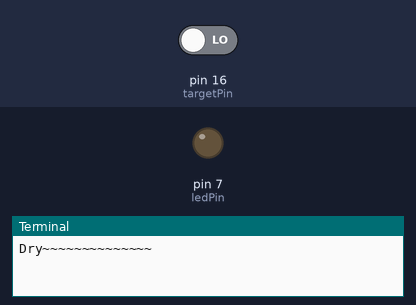
A program run on a simulated Raspberry Pi (header pin numbers). Parts: output pins drawn as LEDs (lit = HIGH), the last lines printed to the terminal. The test bench sets the inputs (shaded band); at power-on: pin 16 (targetPin) LOW.

Above: at 1.2 s.
1.3 s: pin 16 (targetPin) driven HIGH
At 6.4 s:
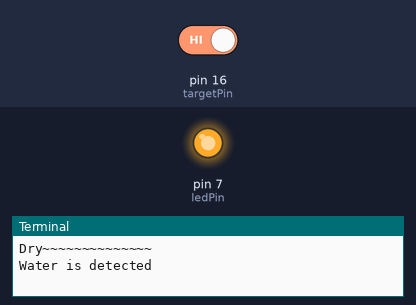
7.3 s: pin 16 (targetPin) driven LOW
At 10.3 s:
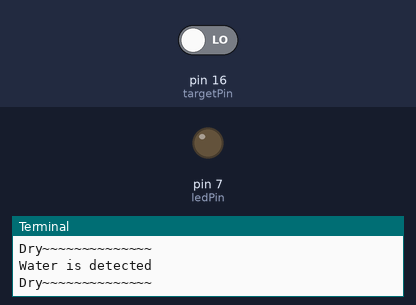
Timing chart, 0 to 11.8 s (numbered marks = the images above; inputs shaded):
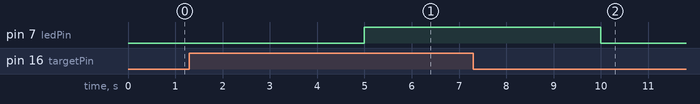

The program:

water.py
```python
import RPi.GPIO as GPIO
import time

targetPin = 16
ledPin = 7

GPIO.setmode(GPIO.BOARD)
GPIO.setup(targetPin, GPIO.IN)

GPIO.setup(ledPin, GPIO.OUT)

try:
        while True:
		if(GPIO.input(targetPin) ==1):
			GPIO.output(ledPin, True)
			print "Water is detected"
		else:
			GPIO.output(ledPin, False)
			print "Dry~~~~~~~~~~~~~~"

		time.sleep(5)

except KeyboardInterrupt:
                GPIO.setup(ledPin, GPIO.IN)
                GPIO.cleanup()

#GPIO.cleanup()
```

Measured:
- after the input at 1.3 s, pin 7 (ledPin): LOW → HIGH after 3.7 s
- after the input at 7.3 s, pin 7 (ledPin): HIGH → LOW after 2.7 s
